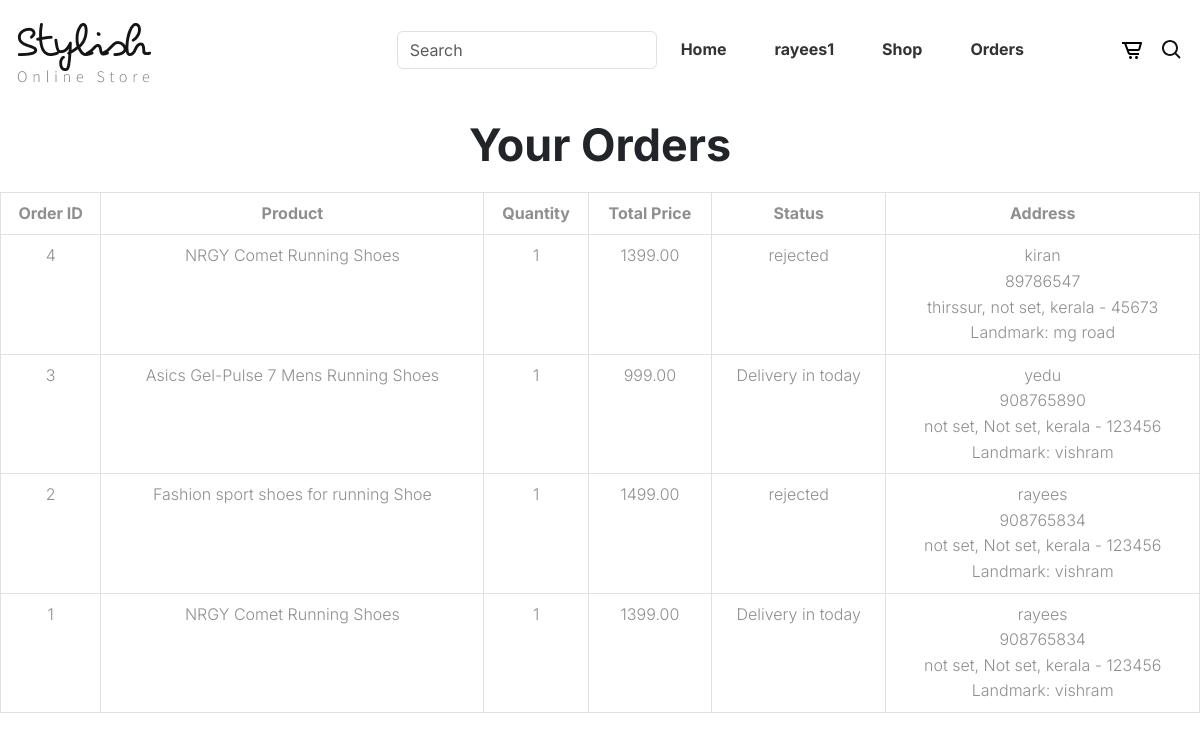
The app's page /my_orders/ (signed in) with its own data.
### shop/models.py (models this page shows)
class Product_Purchase(models.Model):
    ADDRESS = models.ForeignKey(Address,on_delete=models.CASCADE)
    PRODUCT = models.ForeignKey(Product,on_delete=models.CASCADE)
    purchase_date = models.DateTimeField(auto_now_add=True)
    quantity = models.IntegerField(default=1)
    total_price = models.DecimalField(max_digits=10, decimal_places=2)
    status = models.CharField(max_length=50, default='Pending')
    payment_status = models.CharField(max_length=50, default='Pending')

class Product(models.Model):
    name = models.CharField(max_length=200)
    price = models.DecimalField(max_digits=10, decimal_places=2)
    description = models.TextField()
    image = models.ImageField(upload_to='products/')
    stock = models.IntegerField()
    created_at = models.DateTimeField(auto_now_add=True)

### accounts/models.py (models this page shows)
class Address(models.Model):
    User = models.ForeignKey(User,on_delete=models.CASCADE)
    full_name = models.CharField(max_length=200)
    phone = models.CharField(max_length=15)
    pincode = models.CharField(max_length=10)
    locality = models.CharField(max_length=200)
    address = models.TextField()
    city = models.CharField(max_length=100)
    state = models.CharField(max_length=100)
    landmark = models.CharField(max_length=200, blank=True, null=True)

### shop/views.py (the view)
# urls.py: path('my_orders/',views.my_orders,name='my_orders'),
def my_orders(request):
    if request.user.is_authenticated:
        user = request.user
        orders = Product_Purchase.objects.filter(ADDRESS__User=user).order_by('-purchase_date')
        return render(request, 'orders.html',{'orders': orders})
    else:
        return redirect('home')

### templates/orders.html
{% extends 'base.html' %}
{% block content %}
<h2 class="text-center my-4">Your Orders</h2>
<table class="table table-bordered text-center">
    <thead>
        <tr>
            <th>Order ID</th>
            <th>Product</th>
            <th>Quantity</th>
            <th>Total Price</th>
            <th>Status</th>
            <th>Address</th>
        </tr>
    </thead>
    <tbody>
        {% for order in orders %}
        <tr>
            <td>{{ order.id }}</td>
            <td>{{ order.PRODUCT.name }}</td>
            <td>{{ order.quantity }}</td>
            <td>{{ order.total_price }}</td>
            <td>{{ order.status }}</td>
            <td>
                {{ order.ADDRESS.full_name }}<br>
                {{ order.ADDRESS.phone }}<br>
                {{ order.ADDRESS.address }}, {{ order.ADDRESS.city }}, {{ order.ADDRESS.state }} - {{ order.ADDRESS.pincode }}<br>
                Landmark: {{ order.ADDRESS.landmark }}
            </td>
        </tr>
        {% endfor %}
    </tbody>
{% endblock %}

### templates/base.html (shortened to what this page needs)
{% load static %}
<!DOCTYPE html>
<html lang="en">
<head>
  <link rel="stylesheet" href="{% static 'css/vendor.css' %}">
  <link rel="stylesheet" type="text/css" href="{% static 'style.css' %}">
</head>
<body>
  <header id="header" class="site-header text-black">
    <nav id="header-nav" class="navbar navbar-expand-lg">
      <div class="container-lg">
        <a class="navbar-brand" href="/">
          <img src="{% static 'images/main-logo.png' %}" class="logo" alt="logo">
        </a>
        <div class="offcanvas offcanvas-end" tabindex="-1" id="bdNavbar">
          <div class="offcanvas-body">
            <ul id="navbar" class="navbar-nav fw-bold justify-content-end align-items-center flex-grow-1 ">
              <li class="nav-item"><form class="form-inline my-2 my-lg-0" method="get" action="{% url 'search' %}">
      <input class="form-control mr-sm-2" type="search" placeholder="Search" name='q'>
    </form></li>
              <li class="nav-item dropdown ">
                <a class="nav-link me-5 active  border-0 m-4" href="{% url 'home' %}">Home</a>
              </li>
              {% if user.is_authenticated %}
              <li class="nav-item">
                <a class="nav-link me-5" href="/">{{ user.username }}</a>
              </li>
              {% endif %}
              <li class="nav-item">
                <a class="nav-link me-5" href="{% url 'all_products' %}">Shop</a>
              </li>
              <li class="nav-item">
                <a class="nav-link me-5" href="{% url 'my_orders' %}">Orders</a>
              </li>
            </ul>
          </div>
        </div>
        <div class="user-items ps-0 ps-md-5">
          <ul class="d-flex justify-content-end list-unstyled align-item-center m-0">
            <li class="pe-3">
              <a href="{% url 'cart_details' %}"   class="border-0">
                <svg class="shopping-cart" width="24" height="24">
                  <use xlink:href="#shopping-cart"></use>
                </svg>
              </a>
            </li>
            <li>
              <a href="#" class="search-item border-0" data-bs-toggle="collapse" data-bs-target="#search-box" aria-label="Toggle navigation">
                <svg class="search" width="24" height="24">
                  <use xlink:href="#search"></use>
                </svg>
              </a>
            </li>
          </ul>
        </div>
      </div>
    </nav>
  </header>
  {% block content %}
  {% endblock %}
</body>
</html>

### static/style.css (style rules this page uses)
body { --heading-font: "Inter", Roboto, sans-serif; --heading-font-weight: 400; --heading-color: var(--bs-dark); --heading-line-height: 1.24; --swiper-theme-color: var(--bs-primary); --swiper-pagination-bottom: 0; --custom-easing: cubic-bezier(.17,.67,.83,.67); --bs-body-font-family: "Inter", Roboto, sans-serif; --bs-body-font-size: 1rem; --bs-body-font-weight: 400; --bs-body-line-height: 1.7; --bs-body-color: #8f8f8f; --bs-body-color-rgb: 143, 143, 143; --bs-primary: #ce071e; --bs-primary-dark: #8d0414; --bs-secondary: #6c757d; --bs-black: #111; --bs-light: #F1F1F0; --bs-dark: #212529; --bs-gray: #9aa1a7; --bs-gray-dark: #51565b; --bs-primary-rgb: 206, 7, 30; --bs-secondary-rgb: 108, 117, 125; --bs-black-rgb: 17, 17, 17; --bs-light-rgb: 241, 241, 240; --bs-dark-rgb: 33, 37, 41; --bs-link-color: var(--bs-dark); --bs-link-color-rgb: 17, 17, 17; --bs-link-decoration: underline; --bs-link-hover-color: var(--bs-primary); --bs-link-hover-color-rgb: 17, 17, 17; }
h1, .h1, h2, .h2, h3, .h3, h4, .h4, h5, .h5, h6, .h6 { font-family: var(--heading-font); font-weight: var(--heading-font-weight); color: var(--heading-color); line-height: var(--heading-line-height); }
a { text-decoration: none; transition: all 0.3s ease-out; }
.container, .container-fluid, .container-lg, .container-md, .container-sm, .container-xl, .container-xxl { --bs-gutter-x: 2.5rem; }
:root { --accent-color: #333; --black-color: #000; --dark-color: #111; --gray-color-100: #F1F1F1; --gray-color-200: #E1E1E1; --gray-color-300: #D1D1D1; --gray-color-400: #ced4da; --gray-color-500: #adb5bd; --dark-gray-color: #7A7A7A; --bs-light-rgb: rgba(255, 255, 255, 1); --light-color: #fff; --swiper-theme-color: #111 !important; }
:root { --body-font: "Inter", sans-serif; --heading-font: "Inter", sans-serif; --extra-font: "Playfair Display", sans-serif; --subheading-font: "Petit Formal Script", sans-serif; }
.container, .container-fluid, .container-lg, .container-md, .container-sm, .container-xl, .container-xxl { --bs-gutter-x: 2rem; }
*, *::before, *::after { -webkit-box-sizing: border-box; -moz-box-sizing: border-box; box-sizing: border-box; }
html { box-sizing: border-box; }
body { font-family: var(--body-font); font-weight: 300; line-height: 1.6; color: var(--accent-color); margin: 0; }
ul.inner-list li, ul>li { color: var(--dark-gray-color); }
a { color: var(--dark-color); text-decoration: none; transition: 0.3s color ease-out; }
h1, h2, h3, h4, h5 { font-family: var(--heading-font); font-weight: 700; line-height: 1; }
h2 { font-size: 2.8em; }
.container-lg { max-width: 1750px; }
.site-header { width: 100%; z-index: 10; transition: background-color 0.3s ease-out; }
.navbar-nav .nav-item a.nav-link { color: var(--accent-color); font-weight: 700; padding: 0; }

### records on screen
Product_Purchase: id "4", PRODUCT.name "NRGY Comet Running Shoes", quantity "1", total_price "1399.00", status "rejected", ADDRESS.full_name "kiran", ADDRESS.phone "89786547", ADDRESS.address "thirssur", ADDRESS.city "not set", ADDRESS.state "kerala", ADDRESS.pincode "45673", ADDRESS.landmark "mg road"
Product_Purchase: id "3", PRODUCT.name "Asics Gel-Pulse 7 Mens Running Shoes", quantity "1", total_price "999.00", status "Delivery in today", ADDRESS.full_name "yedu", ADDRESS.phone "908765890", ADDRESS.address "not set", ADDRESS.city "Not set", ADDRESS.state "kerala", ADDRESS.pincode "123456", ADDRESS.landmark "vishram"
Product_Purchase: id "2", PRODUCT.name "Fashion sport shoes for running Shoe", quantity "1", total_price "1499.00", status "rejected", ADDRESS.full_name "rayees", ADDRESS.phone "908765834", ADDRESS.address "not set", ADDRESS.city "Not set", ADDRESS.state "kerala", ADDRESS.pincode "123456", ADDRESS.landmark "vishram"
Product_Purchase: id "1", PRODUCT.name "NRGY Comet Running Shoes", quantity "1", total_price "1399.00", status "Delivery in today", ADDRESS.full_name "rayees", ADDRESS.phone "908765834", ADDRESS.address "not set", ADDRESS.city "Not set", ADDRESS.state "kerala", ADDRESS.pincode "123456", ADDRESS.landmark "vishram"

### other values on screen
{{ user.username }} "rayees1"
